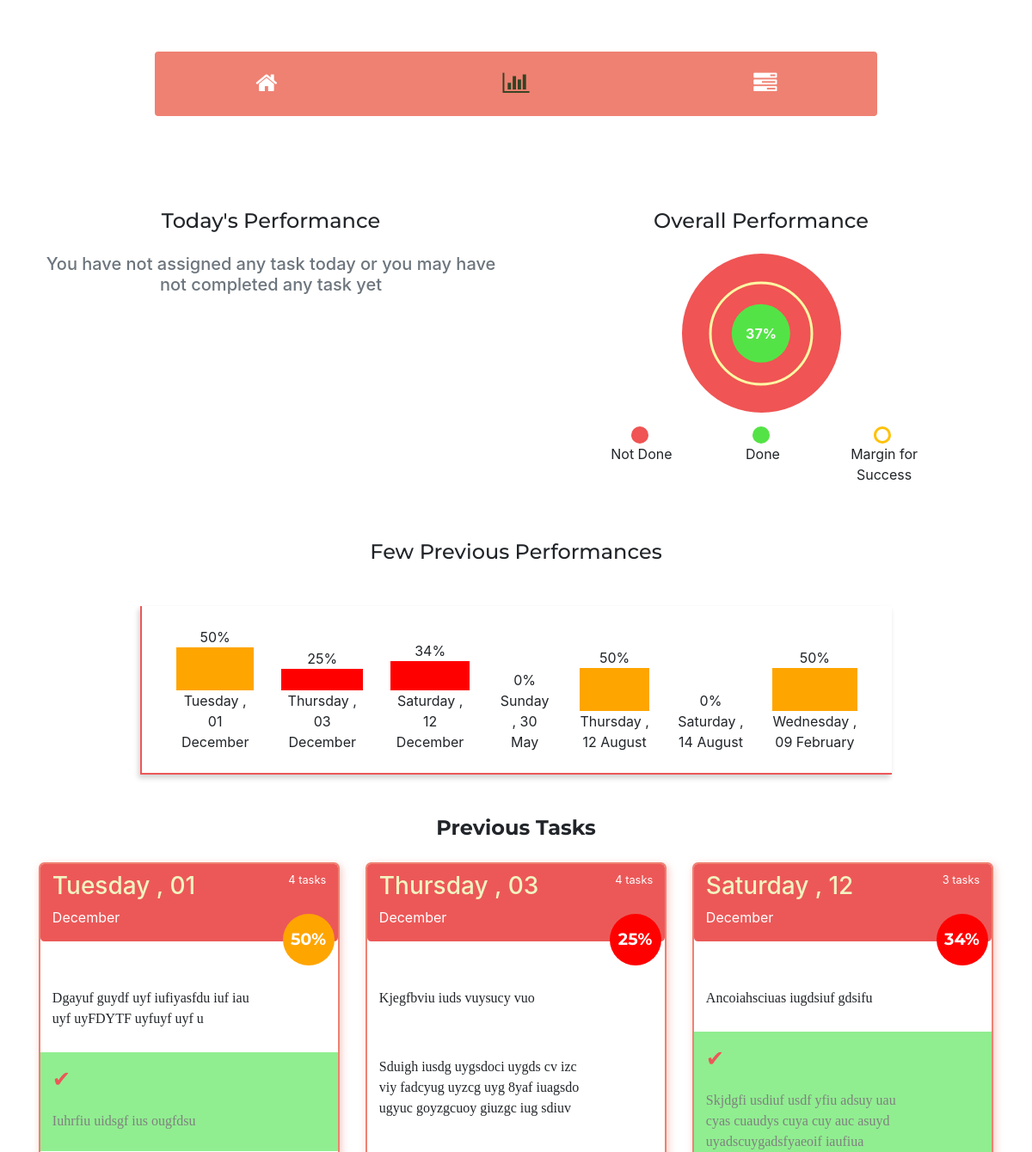
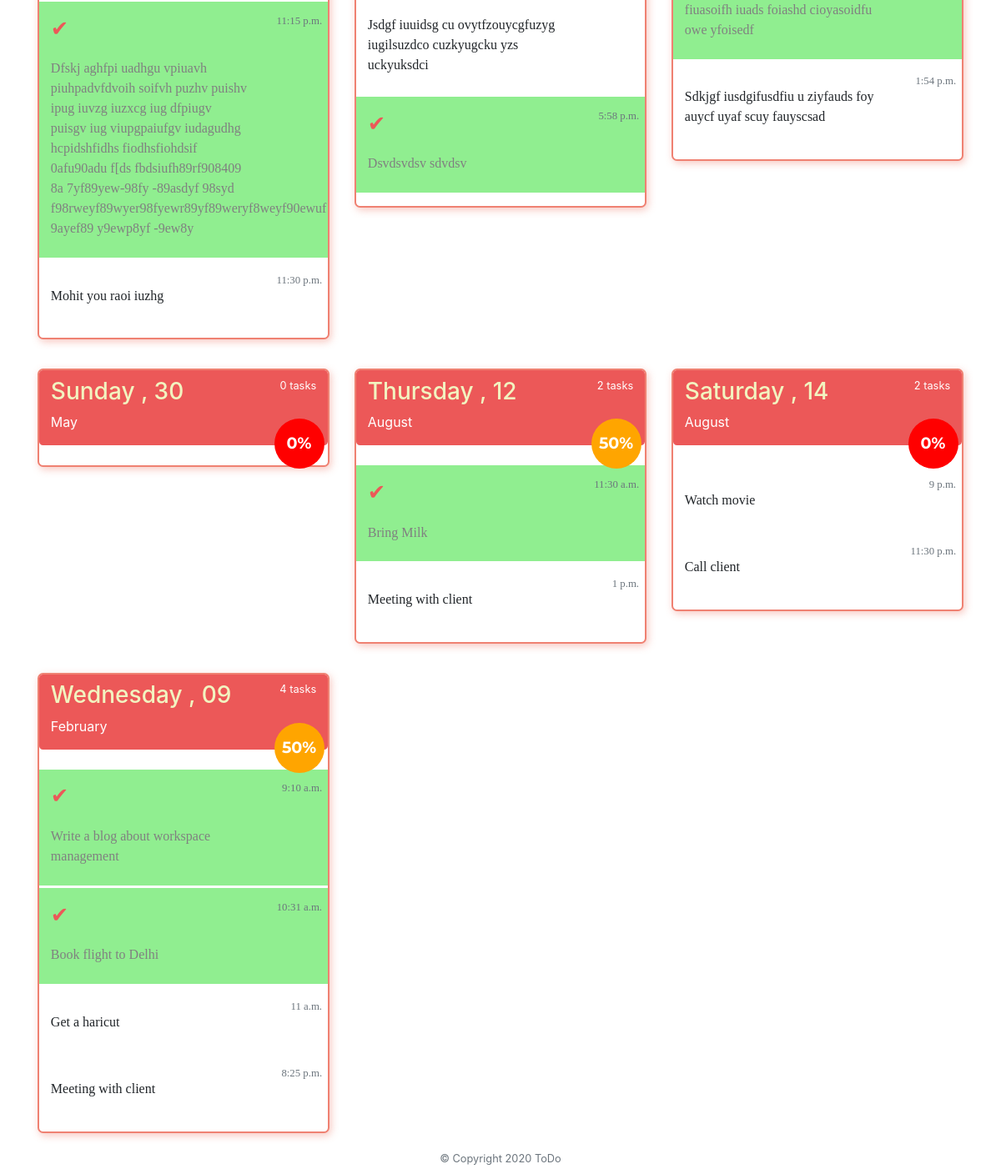
Page /statistics/ on the committed database (2 pictures, top to bottom).
### home/models.py (models this page shows, shortened)
class taskCreate(models.Model):
	taskDate = models.DateField(auto_now_add = True,unique = True)
	def taskStatus(self):
		completeCount = 0 #default value
		tasklist = self.tasklist_set.all()
		for task in tasklist:
			if task.isComplete:
				completeCount += 1
		return completeCount
	def totalTask(self):
		tasklist = self.tasklist_set.all()
		return len(tasklist)
	def taskPercentage(self):
		taskCompletePercent = 0 #default value
		completedTask = self.taskStatus()
		totalTask = self.totalTask()
		if totalTask > 0:
			taskCompletePercent = math.ceil((completedTask/totalTask)*100)
		return taskCompletePercent
	class Meta:
		verbose_name_plural = 'Create Task'

class taskList(models.Model):
	task = models.ForeignKey(taskCreate,on_delete = models.CASCADE)
	taskDescription = models.TextField(blank = False,null = False)
	taskTime = models.TimeField(auto_now_add = False,default = timezone.localtime(),blank = True,null = True)
	isComplete = models.BooleanField(default = False)
	class Meta:
		ordering = ['taskTime']

### home/views.py (the view)
# urls.py: path('statistics/',views.statistics,name="statistics"),
def statistics(request):
	context = {}
	ps = PS.previousStatistics(allTask = taskCreate.objects.all())
	overallTaskCompletePercent = ps.overallTaskStatus()
	PreviousFewTasks = ps.previousTasks()
	context['overallTaskCompletePercent'] = overallTaskCompletePercent
	context['PreviousFewTasks'] = PreviousFewTasks
	try:
		todayTask = taskCreate.objects.get(taskDate = datetime.datetime.now())
	except taskCreate.DoesNotExist:
		context['todayTask'] = False
		return render(request,'home/statistic.html',context)
	taskCompletePercentage = todayTask.taskPercentage()
	context['todayTask'] = todayTask
	context['taskCompletePercentage'] = taskCompletePercentage
	return render(request,'home/statistic.html',context)

### home/MyClass/prevStatistics.py (called while the page is built)
	def previousTasks(self):
		return self.allTask

	def overallTaskStatus(self):
		self.allTaskPercentage = 0
		self.overalltaskStatus = 0
		self.overallTask = 0
		for task in self.allTask:
			self.overalltaskStatus += task.taskStatus()
			self.overallTask += task.totalTask()
		if self.overallTask > 0:
			self.allTaskPercentage = math.ceil((self.overalltaskStatus/self.overallTask)*100)
		return self.allTaskPercentage

### home/templates/home/statistic.html (shortened to what this page needs)
{% extends 'home/base.html' %}
{% block content %}
  <section id="statistics">
    <div class="container">
      <div class="row">
        <div class="col-lg-6 col-md-6 text-center mt-5">
          <h4 style="font-family:'Montserrat'">Today's Performance</h4>
          {% if taskCompletePercentage %}
            <div class="progress mt-5 {% if taskCompletePercentage > 65 %}success-bg-fade success-border{% elif taskCompletePercentage >= 35 and taskCompletePercentage <= 65 %}warning-bg-fade warning-border{% else %}danger-bg-fade danger-border{% endif %}">
              <div class="progress-complete pt-2 {% if taskCompletePercentage > 65 %}success-bg{% elif taskCompletePercentage >= 35 and taskCompletePercentage <= 65 %}warning-bg{% else %}danger-bg{% endif %}" style="width:{{ taskCompletePercentage }}%">
                <p class="text-dark ml-1"><b>{{ taskCompletePercentage }}%</b></p>
              </div>
            </div>
          {% else %}
            <h5 class="text-center text-muted mt-4">You have not assigned any task today or you may have not completed any task yet</h5>
          {% endif %}
        </div>
        <div class="col-lg-6 col-md-6 text-center mt-5">
          <h4 style="font-family:'Montserrat'">Overall Performance</h4>
          <div class="container">
            <div class="d-flex flex-column mt-4">
              {% if overallTaskCompletePercent %}
                <div class="danger-zone mx-auto overall-task-blk circle">
                    <div class="safe-zone mx-auto my-auto text-center overall-task-complete adjust-top-left center-element circle" style="width:{{ overallTaskCompletePercent }}%;height:{{ overallTaskCompletePercent }}%">
                        <p style="position:relative;top:50%;transform:translateY(-50%);" class="text-light font-weight-bold">{{ overallTaskCompletePercent }}%</p>
                    </div>
                    <div class="overall-task-margin adjust-top-left center-element crictical-margin-border circle">
                    </div>
                </div>
              {% else %}
                <h5 class="text-center text-muted mt-4">You have not assigned any task today or you may have not completed any task yet</h5>
              {% endif %}
              <div class="row mt-3 mx-auto" style="width:83%">
                <div class="col-4">
                  <div class="d-flex flex-column">
                    <div class="graph-notation mx-auto circle danger-zone"></div>
                    <p class="ml-1">Not Done</p>
                  </div>
                </div>
                <div class="col-4">
                  <div class="d-flex flex-column">
                    <div class="graph-notation mx-auto circle safe-zone"></div>
                    <p class="ml-1">Done</p>
                  </div>
                </div>
                <div class="col-4">
                  <div class="d-flex flex-column ">
                    <div class="graph-notation mx-auto circle crictical-margin-border-dark" ></div>
                    <p class="ml-1">Margin for Success</p>
                  </div>
                </div>
              </div>
            </div>
          </div>
        </div>
      </div>
    </div>
    <div class="container w-100 p-4 mt-4 text-center">
      <h4 class="text-center" style="font-family:'Montserrat'">Few Previous Performances</h4>
      <div class="six-day-graph-container mt-5 mx-auto p-4">
        <div class="d-flex justify-content-start" style="overflow-x:auto">
          {% if PreviousFewTasks %}
            {% for taskPerformance in PreviousFewTasks %}
              <div class="d-flex flex-column ml-3 mr-3 align-self-end">
                <div class="text-center w-100">{{ taskPerformance.taskPercentage }}%</div>
                <div class="graph-bar {% if taskPerformance.taskPercentage > 65 %}success-bg {% elif taskPerformance.taskPercentage >= 35 and taskPerformance.taskPercentage <= 65 %}warning-bg{% else %}danger-bg{% endif %}" style="width:100%;height:{{ taskPerformance.taskPercentage }}px"></div>
                <div class="w-100">{{ taskPerformance.taskDate|date:"l , d F" }}</div>
              </div>
            {% endfor %}
          {% else %}
            <h5 class="text-center text-muted mt-4">No Previous Performances are there to be shown</h5>
          {% endif %}
        </div>
      </div>
    </div>
  </section>
  <section id="earlier-tasks" class='mt-4'>
    <div class="container">
      <h4 class="font-weight-bold text-center" style="font-family:'Montserrat';">Previous Tasks</h4>
      <div class="row">
        {% for previousTask in  PreviousFewTasks %}
          <div class="col-lg-4 col-md-6 col-sm-12">
              <div class="container earlier-tasks-container" style="background:#fff">
                <div class="d-flex justify-content-between task-head">
                  <div class="d-flex flex-column">
                    <h3>{{ previousTask.taskDate|date:"l , d" }}</h3>
                    <p>{{ previousTask.taskDate|date:"F" }}</p>
                  </div>
                  <div class="d-flex flex-column">
                    <small>{{ previousTask.totalTask }} task{{ previousTask.totalTask|pluralize }}</small>
                  </div>
                </div>
                <div class="task-status text-center {% if previousTask.taskPercentage > 65 %}success-bg {% elif previousTask.taskPercentage >= 35 and previousTask.taskPercentage <= 65 %}warning-bg{% else %}danger-bg{% endif %}">
                  <span>{{ previousTask.taskPercentage }}%</span>
                </div>
                  <div class="task-list mt-4">
                    <ul>
                      {% for task in previousTask.tasklist_set.all %}
                        <li class="task-list__li {% if task.isComplete %}task-list__li_completed{% endif %}">
                          <div class="row">
                            <div class="col-9">
                              <p class="task-list-text"><span>{{ task.taskDescription|capfirst|linebreaks }}</span></p>
                            </div>
                            <div class="col-3">
                              <small class="float-right text-muted">{% if task.taskTime %}{{ task.taskTime }}{% endif %}</small>
                            </div>
                          </div>
                        </li>
                      {% endfor %}
                    </ul>
                  </div>
              </div>
          </div>
        {% endfor %}
      </div>
    </div>
  </section>
{% endblock content %}

### static/css/style.css (style rules this page uses)
.earlier-tasks-container { border:2px solid #EF8172; border-radius:6.5px; box-shadow:2px 3px 10px #EF817270; margin:5% auto; padding:0; position:relative; }
.task-head { background:#ec5858; border-radius:4.5px; padding:2.4% 4% 0%; color:#f2f4c0; }
.task-head > div p , .task-head div small { color:#fff; }
.task-list > ul { padding:0; cursor:pointer; list-style-type:none; }
.task-list > ul li { background:#fff; font-family:calibri; font-size:1rem; margin-bottom:1%; padding:4% 2% 2% 4%; }
.task-list__li.task-list__li_completed { background:lightgreen; color:grey; }
.task-list__li.task-list__li_completed .task-list-text::before { content:"✔"; font-size:1.6rem; padding-right:4px; color:#EC5858; }
.task-list__li.task-list__li_completed .task-list-text > span { text-decoration:line-through 3.6px #EF8172; }
.earlier-tasks-container .task-list > ul li { pointer-events:none; }
.task-status { border:none; border-radius:50%; color:#fff; height:60px; outline:none; position:absolute; right:1.3%; top:58px; transition:0.4s ease; width:60px; }
.task-status > span { font-family:'Montserrat'; font-weight:bolder; font-size:1.2rem; position:relative; top:25%; }
.six-day-graph-container { border-left:2px solid #EC5858; border-bottom:2px solid #EC5858; box-shadow:-2px 4px 6px lightgrey; width:80%; }
.graph-notation { width:20px; height:20px; }
.adjust-top-left { transform:translate(-50%,-50%); }
.center-element { top:50%; left:50%; }
.circle { border-radius:50%; }
.overall-task-blk { height:185px; position:relative; width:185px; }
.overall-task-complete { position:absolute; }
.overall-task-margin { width:121px; height:121px; position:absolute; }
.warning-bg { background:#FFA500 }
.danger-bg { background:#FF0000 }
.danger-zone { background:#f05454; }
.safe-zone { background:#54e346 }
.crictical-margin-border { border:3px solid #fffaa4; }
.crictical-margin-border-dark { border:3px solid #ffc107; }

### rows in the picture
taskCreate: taskPercentage "50", taskDate "Tuesday , 01 December", taskDate "Tuesday , 01", taskDate "December", totalTask "4"
taskCreate: taskPercentage "25", taskDate "Thursday , 03 December", taskDate "Thursday , 03", taskDate "December", totalTask "4"
taskCreate: taskPercentage "34", taskDate "Saturday , 12 December", taskDate "Saturday , 12", taskDate "December", totalTask "3"
taskCreate: taskPercentage "0", taskDate "Sunday , 30 May", taskDate "Sunday , 30", taskDate "May", totalTask "0"
taskCreate: taskPercentage "50", taskDate "Thursday , 12 August", taskDate "Thursday , 12", taskDate "August", totalTask "2"
taskCreate: taskPercentage "0", taskDate "Saturday , 14 August", taskDate "Saturday , 14", taskDate "August", totalTask "2"
taskCreate: taskPercentage "50", taskDate "Wednesday , 09 February", taskDate "Wednesday , 09", taskDate "February", totalTask "4"
taskList: taskDescription "Dgayuf guydf uyf iufiyasfdu iuf iau uyf uyFDYTF uyfuyf uyf u"
taskList: taskDescription "Iuhrfiu uidsgf ius ougfdsu"
taskList: taskDescription "Dfskj aghfpi uadhgu vpiuavh piuhpadvfdvoih soifvh puzhv puishv ipug iuvzg iuzxcg iug dfpiugv puisgv iug viupgpaiufgv iudagudhg hcpidshfidhs fiodhsfiohdsif 0afu90adu f[ds fbdsiufh89rf908409 8a 7yf89yew-98fy -89asdyf 98syd f98rweyf89wyer98fyewr89yf89weryf8weyf90ewuf 9ayef89 y9ewp8yf -9ew8y", taskTime "11:15 p.m."
taskList: taskDescription "Mohit you raoi iuzhg", taskTime "11:30 p.m."
taskList: taskDescription "Kjegfbviu iuds vuysucy vuo"
taskList: taskDescription "Sduigh iusdg uygsdoci uygds cv izc viy fadcyug uyzcg uyg 8yaf iuagsdo ugyuc goyzgcuoy giuzgc iug sdiuv"
taskList: taskDescription "Jsdgf iuuidsg cu ovytfzouycgfuzyg iugilsuzdco cuzkyugcku yzs uckyuksdci"
taskList: taskDescription "Dsvdsvdsv sdvdsv", taskTime "5:58 p.m."
taskList: taskDescription "Ancoiahsciuas iugdsiuf gdsifu"
taskList: taskDescription "Skjdgfi usdiuf usdf yfiu adsuy uau cyas cuaudys cuya cuy auc asuyd uyadscuygadsfyaeoif iaufiua fiuasoifh iuads foiashd cioyasoidfu owe yfoisedf"
taskList: taskDescription "Sdkjgf iusdgifusdfiu u ziyfauds foy auycf uyaf scuy fauyscsad", taskTime "1:54 p.m."
taskList: taskDescription "Bring Milk", taskTime "11:30 a.m."
taskList: taskDescription "Meeting with client", taskTime "1 p.m."
taskList: taskDescription "Watch movie", taskTime "9 p.m."
taskList: taskDescription "Call client", taskTime "11:30 p.m."
taskList: taskDescription "Write a blog about workspace management", taskTime "9:10 a.m."
taskList: taskDescription "Book flight to Delhi", taskTime "10:31 a.m."
taskList: taskDescription "Get a haricut", taskTime "11 a.m."
taskList: taskDescription "Meeting with client", taskTime "8:25 p.m."

### other values in the picture
{{ overallTaskCompletePercent }} "37"
